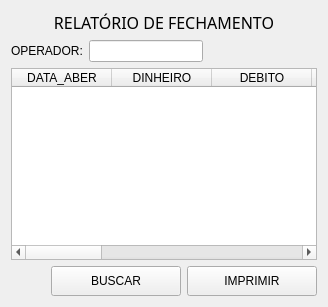
                <widget class="QWidget" name="tab_4">
                 <attribute name="icon">
                  <iconset>
                   <normaloff>../../../PycharmProjects/pythonProject4meuprojeto/projeto01/fecha.png</normaloff>../../../PycharmProjects/pythonProject4meuprojeto/projeto01/fecha.png</iconset>
                 </attribute>
                 <attribute name="title">
                  <string>FECHAMENTO</string>
                 </attribute>
                 <layout class="QGridLayout" name="gridLayout_33">
                  <item row="0" column="0">
                   <layout class="QVBoxLayout" name="verticalLayout_34">
                    <item>
                     <widget class="QLabel" name="label_88">
                      <property name="font">
                       <font>
                        <family>Arial Black</family>
                        <pointsize>12</pointsize>
                        <weight>10</weight>
                        <italic>false</italic>
                        <bold>false</bold>
                       </font>
                      </property>
                      <property name="text">
                       <string>RELATÓRIO DE FECHAMENTO</string>
                      </property>
                      <property name="alignment">
                       <set>Qt::AlignCenter</set>
                      </property>
                     </widget>
                    </item>
                    <item>
                     <layout class="QHBoxLayout" name="horizontalLayout_40">
                      <item>
                       <widget class="QLabel" name="label_89">
                        <property name="text">
                         <string>OPERADOR:</string>
                        </property>
                       </widget>
                      </item>
                      <item>
                       <widget class="QLineEdit" name="txt_rel_fechamento"/>
                      </item>
                      <item>
                       <spacer name="horizontalSpacer_18">
                        <property name="orientation">
                         <enum>Qt::Horizontal</enum>
                        </property>
                        <property name="sizeHint" stdset="0">
                         <size>
                          <width>40</width>
                          <height>20</height>
                         </size>
                        </property>
                       </spacer>
                      </item>
                     </layout>
                    </item>
                    <item>
                     <widget class="QTableWidget" name="lst_tab_fechamento">
                      <property name="selectionBehavior">
                       <enum>QAbstractItemView::SelectRows</enum>
                      </property>
                      <property name="showGrid">
                       <bool>false</bool>
                      </property>
                      <column>
                       <property name="text">
                        <string>DATA_ABER</string>
                       </property>
                      </column>
                      <column>
                       <property name="text">
                        <string>DINHEIRO</string>
                       </property>
                      </column>
                      <column>
                       <property name="text">
                        <string>DEBITO</string>
                       </property>
                      </column>
                      <column>
                       <property name="text">
                        <string>CREDITO</string>
                       </property>
                      </column>
                      <column>
                       <property name="text">
                        <string>PIX</string>
                       </property>
                      </column>
                      <column>
                       <property name="text">
                        <string>FUNDO_TROCO</string>
                       </property>
                      </column>
                      <column>
                       <property name="text">
                        <string>QUEBRA_CAIXA</string>
                       </property>
                      </column>
                      <column>
                       <property name="text">
                        <string>TOTAL</string>
                       </property>
                      </column>
                      <column>
                       <property name="text">
                        <string>DATA_FECHA</string>
                       </property>
                      </column>
                      <column>
                       <property name="text">
                        <string>OPERADOR</string>
                       </property>
                      </column>
                      <column>
                       <property name="text">
                        <string>STATUS</string>
                       </property>
                      </column>
                     </widget>
                    </item>
                    <item>
                     <layout class="QHBoxLayout" name="horizontalLayout_41">
                      <item>
                       <spacer name="horizontalSpacer_17">
                        <property name="orientation">
                         <enum>Qt::Horizontal</enum>
                        </property>
                        <property name="sizeHint" stdset="0">
                         <size>
                          <width>40</width>
                          <height>20</height>
                         </size>
                        </property>
                       </spacer>
                      </item>
                      <item>
                       <widget class="QPushButton" name="btn_rel_fecha_buscar">
                        <property name="minimumSize">
                         <size>
                          <width>130</width>
                          <height>30</height>
                         </size>
                        </property>
                        <property name="cursor">
                         <cursorShape>PointingHandCursor</cursorShape>
                        </property>
                        <property name="text">
                         <string>BUSCAR</string>
                        </property>
                        <property name="icon">
                         <iconset>
                          <normaloff>../../../PycharmProjects/pythonProject4meuprojeto/projeto01/pesquisar.png</normaloff>../../../PycharmProjects/pythonProject4meuprojeto/projeto01/pesquisar.png</iconset>
                        </property>
                        <property name="iconSize">
                         <size>
                          <width>38</width>
                          <height>38</height>
                         </size>
                        </property>
                       </widget>
                      </item>
                      <item>
                       <widget class="QPushButton" name="btn_rel_fecha_imprimir">
                        <property name="minimumSize">
                         <size>
                          <width>130</width>
                          <height>30</height>
                         </size>
                        </property>
                        <property name="cursor">
                         <cursorShape>PointingHandCursor</cursorShape>
                        </property>
                        <property name="text">
                         <string>IMPRIMIR</string>
                        </property>
                        <property name="icon">
                         <iconset>
                          <normaloff>../../../PycharmProjects/pythonProject4meuprojeto/projeto01/impressora.png</normaloff>../../../PycharmProjects/pythonProject4meuprojeto/projeto01/impressora.png</iconset>
                        </property>
                        <property name="iconSize">
                         <size>
                          <width>38</width>
                          <height>38</height>
                         </size>
                        </property>
                       </widget>
                      </item>
                     </layout>
                    </item>
                   </layout>
                  </item>
                 </layout>
                </widget>
